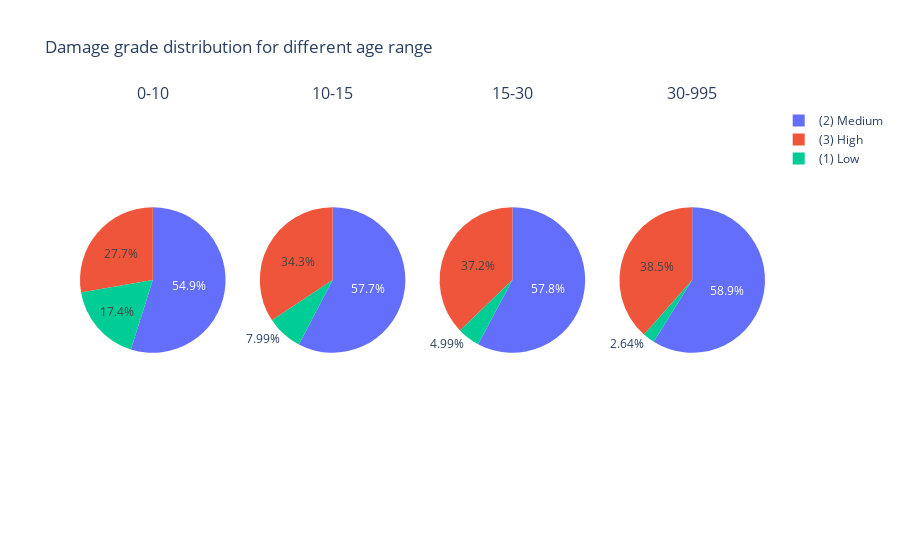

The cell this chart's notebook holds for it:
### Code cell
def draw_subplotted_pie_chart(merged_data ,col, labels, target_col):
    fig = make_subplots(rows=1, cols=4, specs=[[{'type':'domain'},
                                                {'type':'domain'},
                                                {'type':'domain'},
                                                {'type':'domain'}]], subplot_titles = labels)
    for i,lb in enumerate(labels):
        labeled = merged_data[merged_data[target_col]==lb]
        counted = pd.DataFrame(labeled.groupby(col)[col].count()).rename(columns={
            col:'Count'}).reset_index()
        fig.add_trace(go.Pie(values=counted.Count, labels=counted[col], name=lb),1,i+1)
    fig.update_layout(title_text= 'Damage grade distribution for different age range')
    iplot(fig)

labels=['0-10','10-15','15-30','30-995']
merged_data['age_range']=pd.qcut(merged_data.age,4,labels=labels)
draw_subplotted_pie_chart(merged_data,'damage_grade_def',labels, 'age_range')

### Figure 1 — Plotly figure (JSON) as saved in the notebook; plotly's stock layout.template omitted (floating-point values rounded to 4 significant figures)
{"data": [{"domain": {"x": [0, 0.2125], "y": [0, 1]}, "labels": ["(1) Low", "(2) Medium", "(3) High"], "name": "0-10", "type": "pie", "values": [17163, 54121, 27350]}, {"domain": {"x": [0.2625, 0.475], "y": [0, 1]}, "labels": ["(1) Low", "(2) Medium", "(3) High"], "name": "10-15", "type": "pie", "values": [2878, 20767, 12365]}, {"domain": {"x": [0.525, 0.7375], "y": [0, 1]}, "labels": ["(1) Low", "(2) Medium", "(3) High"], "name": "15-30", "type": "pie", "values": [3725, 43120, 27731]}, {"domain": {"x": [0.7875, 1], "y": [0, 1]}, "labels": ["(1) Low", "(2) Medium", "(3) High"], "name": "30-995", "type": "pie", "values": [1358, 30251, 19772]}], "layout": {"annotations": [{"font": {"size": 16}, "showarrow": false, "text": "0-10", "x": 0.1062, "xanchor": "center", "xref": "paper", "y": 1, "yanchor": "bottom", "yref": "paper"}, {"font": {"size": 16}, "showarrow": false, "text": "10-15", "x": 0.3688, "xanchor": "center", "xref": "paper", "y": 1, "yanchor": "bottom", "yref": "paper"}, {"font": {"size": 16}, "showarrow": false, "text": "15-30", "x": 0.6313, "xanchor": "center", "xref": "paper", "y": 1, "yanchor": "bottom", "yref": "paper"}, {"font": {"size": 16}, "showarrow": false, "text": "30-995", "x": 0.8938, "xanchor": "center", "xref": "paper", "y": 1, "yanchor": "bottom", "yref": "paper"}], "title": {"text": "Damage grade distribution for different age range"}}}
